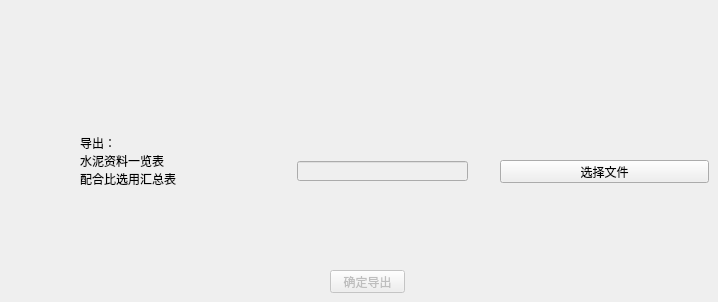
     <widget class="QWidget" name="OutSQLPage">
      <widget class="QLabel" name="OutSQLLabel">
       <property name="geometry">
        <rect>
         <x>80</x>
         <y>130</y>
         <width>177</width>
         <height>61</height>
        </rect>
       </property>
       <property name="text">
        <string>导出：
水泥资料一览表
配合比选用汇总表</string>
       </property>
       <property name="textInteractionFlags">
        <set>Qt::LinksAccessibleByMouse|Qt::TextEditable</set>
       </property>
      </widget>
      <widget class="QLineEdit" name="OutSQLPath">
       <property name="enabled">
        <bool>false</bool>
       </property>
       <property name="geometry">
        <rect>
         <x>297</x>
         <y>161</y>
         <width>171</width>
         <height>20</height>
        </rect>
       </property>
       <property name="dragEnabled">
        <bool>false</bool>
       </property>
       <property name="readOnly">
        <bool>true</bool>
       </property>
      </widget>
      <widget class="QPushButton" name="OutSQLButton_2">
       <property name="geometry">
        <rect>
         <x>500</x>
         <y>160</y>
         <width>209</width>
         <height>23</height>
        </rect>
       </property>
       <property name="text">
        <string>选择文件</string>
       </property>
      </widget>
      <widget class="QPushButton" name="OutSQLButton_3">
       <property name="enabled">
        <bool>false</bool>
       </property>
       <property name="geometry">
        <rect>
         <x>330</x>
         <y>270</y>
         <width>75</width>
         <height>23</height>
        </rect>
       </property>
       <property name="text">
        <string>确定导出</string>
       </property>
      </widget>
     </widget>
